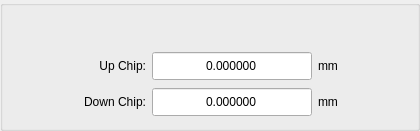
            <widget class="ISTAR::GUI::GroupBox" name="gb_levelFocalPlaneOffset">
             <property name="minimumSize">
              <size>
               <width>420</width>
               <height>0</height>
              </size>
             </property>
             <property name="maximumSize">
              <size>
               <width>420</width>
               <height>16777215</height>
              </size>
             </property>
             <property name="styleSheet">
              <string notr="true"/>
             </property>
             <layout class="QGridLayout" name="gridLayout_14">
              <property name="topMargin">
               <number>45</number>
              </property>
              <property name="rightMargin">
               <number>9</number>
              </property>
              <property name="spacing">
               <number>6</number>
              </property>
              <item row="0" column="1">
               <widget class="QDoubleSpinBox" name="dsb_levelFocalPlaneOffset_upChip">
                <property name="minimumSize">
                 <size>
                  <width>160</width>
                  <height>30</height>
                 </size>
                </property>
                <property name="maximumSize">
                 <size>
                  <width>16777215</width>
                  <height>30</height>
                 </size>
                </property>
                <property name="alignment">
                 <set>Qt::AlignCenter</set>
                </property>
                <property name="buttonSymbols">
                 <enum>QAbstractSpinBox::NoButtons</enum>
                </property>
                <property name="decimals">
                 <number>6</number>
                </property>
                <property name="maximum">
                 <double>999.999000000000024</double>
                </property>
               </widget>
              </item>
              <item row="1" column="1">
               <widget class="QDoubleSpinBox" name="dsb_levelFocalPlaneOffset_dwChip">
                <property name="minimumSize">
                 <size>
                  <width>160</width>
                  <height>30</height>
                 </size>
                </property>
                <property name="maximumSize">
                 <size>
                  <width>160</width>
                  <height>30</height>
                 </size>
                </property>
                <property name="alignment">
                 <set>Qt::AlignCenter</set>
                </property>
                <property name="buttonSymbols">
                 <enum>QAbstractSpinBox::NoButtons</enum>
                </property>
                <property name="decimals">
                 <number>6</number>
                </property>
                <property name="minimum">
                 <double>0.000000000000000</double>
                </property>
                <property name="maximum">
                 <double>9999.000000000000000</double>
                </property>
               </widget>
              </item>
              <item row="0" column="0">
               <widget class="QLabel" name="label_30">
                <property name="minimumSize">
                 <size>
                  <width>120</width>
                  <height>30</height>
                 </size>
                </property>
                <property name="maximumSize">
                 <size>
                  <width>16777215</width>
                  <height>30</height>
                 </size>
                </property>
                <property name="text">
                 <string>Up Chip:</string>
                </property>
                <property name="alignment">
                 <set>Qt::AlignRight|Qt::AlignTrailing|Qt::AlignVCenter</set>
                </property>
               </widget>
              </item>
              <item row="1" column="0">
               <widget class="QLabel" name="label_31">
                <property name="minimumSize">
                 <size>
                  <width>120</width>
                  <height>30</height>
                 </size>
                </property>
                <property name="maximumSize">
                 <size>
                  <width>16777215</width>
                  <height>30</height>
                 </size>
                </property>
                <property name="text">
                 <string>Down Chip:</string>
                </property>
                <property name="alignment">
                 <set>Qt::AlignRight|Qt::AlignTrailing|Qt::AlignVCenter</set>
                </property>
               </widget>
              </item>
              <item row="0" column="2">
               <widget class="QLabel" name="label_11">
                <property name="text">
                 <string>mm</string>
                </property>
               </widget>
              </item>
              <item row="1" column="2">
               <widget class="QLabel" name="label_32">
                <property name="minimumSize">
                 <size>
                  <width>90</width>
                  <height>30</height>
                 </size>
                </property>
                <property name="maximumSize">
                 <size>
                  <width>90</width>
                  <height>30</height>
                 </size>
                </property>
                <property name="text">
                 <string>mm</string>
                </property>
               </widget>
              </item>
             </layout>
            </widget>
